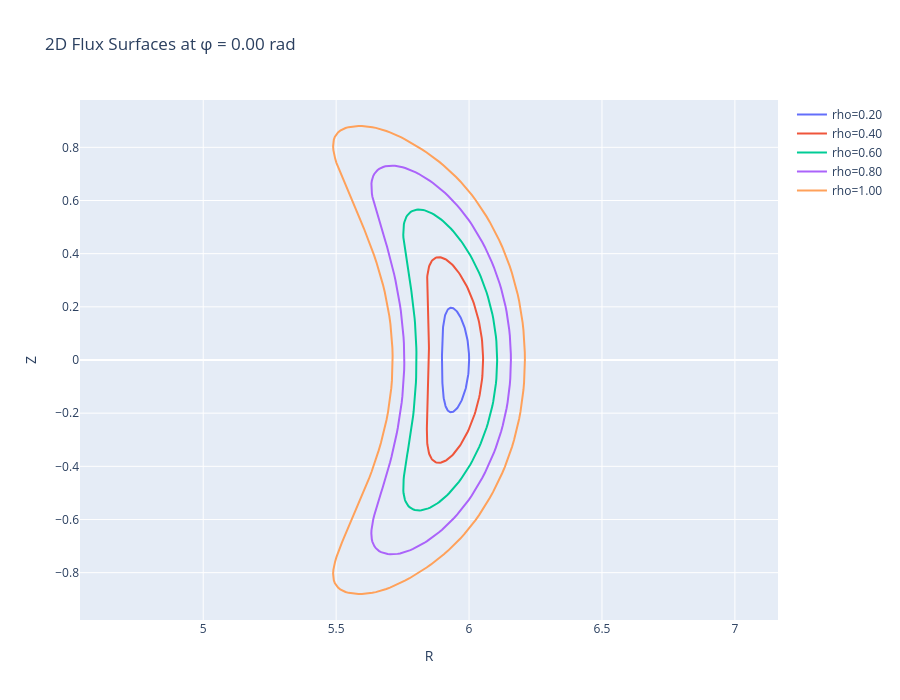
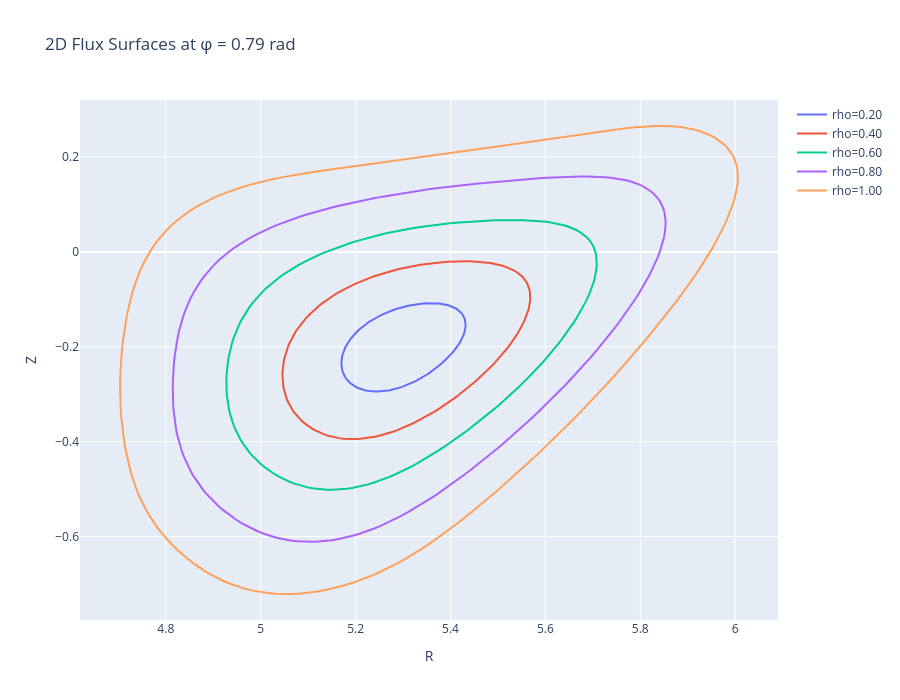
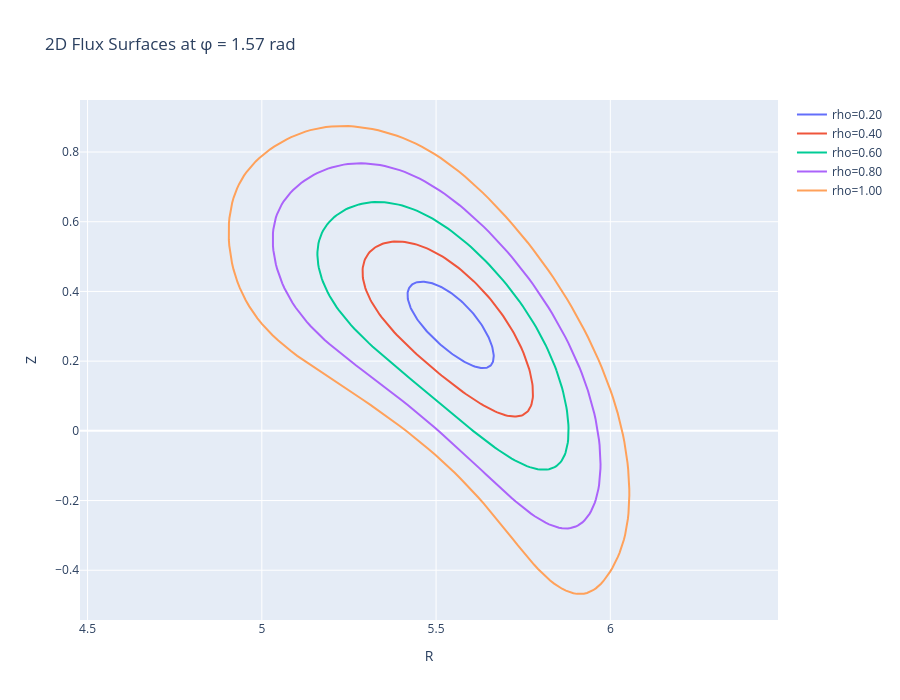
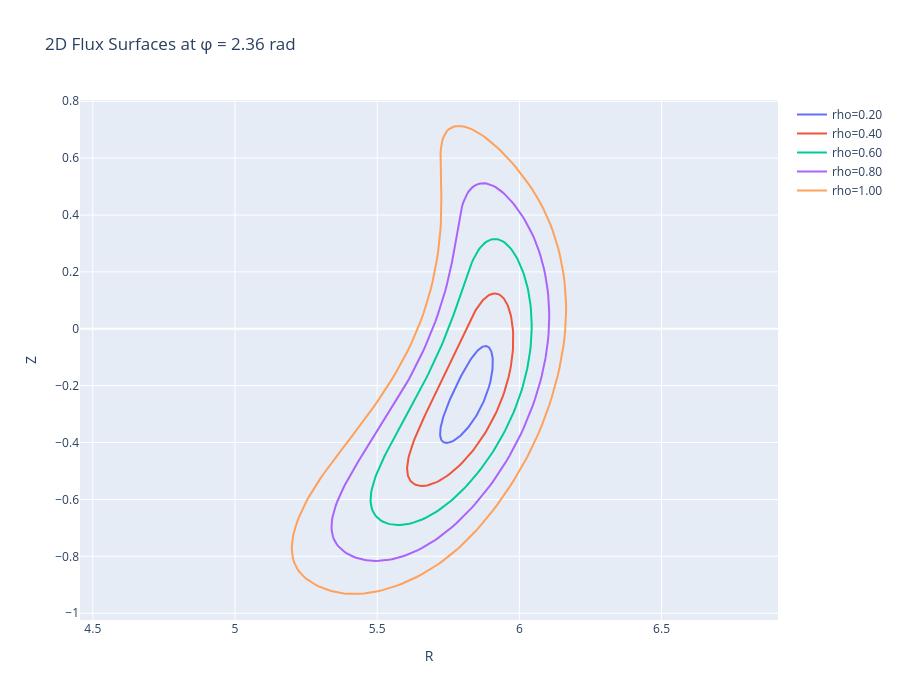

Notebook code for these charts, in order:
### Code cell
# 7. Generating 2D plots of the plasma equilibrium at different phi values
# using the 'plotly' Python library

import numpy as np
import plotly.graph_objects as go

# phi values to plot
phi_values = [0.0, np.pi/4, np.pi/2, 3*np.pi/4, np.pi]

# flux surfaces and poloidal angle samples
rho = source.rho_from_car(point_car)
rho_values = np.linspace(0.2, 1.0, 5)
theta_values = np.linspace(0.0, 2*np.pi, 200)

for phi in phi_values:

    fig = go.Figure() 
    
    for rho in rho_values:
        
        # create 2D flux-coordinate array with shape (N,3)
        point_flx = np.column_stack([
            np.full_like(theta_values, rho),     # rho column (radial coordinate)
            theta_values,                        # theta column (poloidal angle)
            np.full_like(theta_values, phi)      # phi column (toroidal angle)
        ])

        # convert flux coordinates to cylindrical coordinates
        point_cyl = source.cyl_from_flx(point_flx)
        R = point_cyl[:, 0]
        Z = point_cyl[:, 2]

        fig.add_trace(
            go.Scatter(
                x = R,
                y = Z, 
                mode = "lines", 
                name = f"rho={rho:.2f}"
            )
        )

    fig.update_layout(
        title = f"2D Flux Surfaces at φ = {phi:.2f} rad",
        xaxis_title = "R",
        yaxis_title = "Z",            
        width = 900,
        height = 700,
        
    )

    fig.update_yaxes(scaleanchor="x", scaleratio=1)
    fig.show()

### Figure 1 — Plotly figure (JSON) as saved in the notebook; plotly's stock layout.template omitted (floating-point values rounded to 4 significant figures; data arrays with more than 128 entries replaced by an {"elided": "..."} marker saying what was removed)
{"data": [{"mode": "lines", "name": "rho=0.20", "type": "scatter", "x": {"elided": "200 float values"}, "y": {"elided": "200 float values"}}, {"mode": "lines", "name": "rho=0.40", "type": "scatter", "x": {"elided": "200 float values"}, "y": {"elided": "200 float values"}}, {"mode": "lines", "name": "rho=0.60", "type": "scatter", "x": {"elided": "200 float values"}, "y": {"elided": "200 float values"}}, {"mode": "lines", "name": "rho=0.80", "type": "scatter", "x": {"elided": "200 float values"}, "y": {"elided": "200 float values"}}, {"mode": "lines", "name": "rho=1.00", "type": "scatter", "x": {"elided": "200 float values"}, "y": {"elided": "200 float values"}}], "layout": {"height": 700, "title": {"text": "2D Flux Surfaces at φ = 0.00 rad"}, "width": 900, "xaxis": {"title": {"text": "R"}}, "yaxis": {"scaleanchor": "x", "scaleratio": 1, "title": {"text": "Z"}}}}

### Figure 2 — Plotly figure (JSON) as saved in the notebook; plotly's stock layout.template omitted (floating-point values rounded to 4 significant figures; data arrays with more than 128 entries replaced by an {"elided": "..."} marker saying what was removed)
{"data": [{"mode": "lines", "name": "rho=0.20", "type": "scatter", "x": {"elided": "200 float values"}, "y": {"elided": "200 float values"}}, {"mode": "lines", "name": "rho=0.40", "type": "scatter", "x": {"elided": "200 float values"}, "y": {"elided": "200 float values"}}, {"mode": "lines", "name": "rho=0.60", "type": "scatter", "x": {"elided": "200 float values"}, "y": {"elided": "200 float values"}}, {"mode": "lines", "name": "rho=0.80", "type": "scatter", "x": {"elided": "200 float values"}, "y": {"elided": "200 float values"}}, {"mode": "lines", "name": "rho=1.00", "type": "scatter", "x": {"elided": "200 float values"}, "y": {"elided": "200 float values"}}], "layout": {"height": 700, "title": {"text": "2D Flux Surfaces at φ = 0.79 rad"}, "width": 900, "xaxis": {"title": {"text": "R"}}, "yaxis": {"scaleanchor": "x", "scaleratio": 1, "title": {"text": "Z"}}}}

### Figure 3 — Plotly figure (JSON) as saved in the notebook; plotly's stock layout.template omitted (floating-point values rounded to 4 significant figures; data arrays with more than 128 entries replaced by an {"elided": "..."} marker saying what was removed)
{"data": [{"mode": "lines", "name": "rho=0.20", "type": "scatter", "x": {"elided": "200 float values"}, "y": {"elided": "200 float values"}}, {"mode": "lines", "name": "rho=0.40", "type": "scatter", "x": {"elided": "200 float values"}, "y": {"elided": "200 float values"}}, {"mode": "lines", "name": "rho=0.60", "type": "scatter", "x": {"elided": "200 float values"}, "y": {"elided": "200 float values"}}, {"mode": "lines", "name": "rho=0.80", "type": "scatter", "x": {"elided": "200 float values"}, "y": {"elided": "200 float values"}}, {"mode": "lines", "name": "rho=1.00", "type": "scatter", "x": {"elided": "200 float values"}, "y": {"elided": "200 float values"}}], "layout": {"height": 700, "title": {"text": "2D Flux Surfaces at φ = 1.57 rad"}, "width": 900, "xaxis": {"title": {"text": "R"}}, "yaxis": {"scaleanchor": "x", "scaleratio": 1, "title": {"text": "Z"}}}}

### Figure 4 — Plotly figure (JSON) as saved in the notebook; plotly's stock layout.template omitted (floating-point values rounded to 4 significant figures; data arrays with more than 128 entries replaced by an {"elided": "..."} marker saying what was removed)
{"data": [{"mode": "lines", "name": "rho=0.20", "type": "scatter", "x": {"elided": "200 float values"}, "y": {"elided": "200 float values"}}, {"mode": "lines", "name": "rho=0.40", "type": "scatter", "x": {"elided": "200 float values"}, "y": {"elided": "200 float values"}}, {"mode": "lines", "name": "rho=0.60", "type": "scatter", "x": {"elided": "200 float values"}, "y": {"elided": "200 float values"}}, {"mode": "lines", "name": "rho=0.80", "type": "scatter", "x": {"elided": "200 float values"}, "y": {"elided": "200 float values"}}, {"mode": "lines", "name": "rho=1.00", "type": "scatter", "x": {"elided": "200 float values"}, "y": {"elided": "200 float values"}}], "layout": {"height": 700, "title": {"text": "2D Flux Surfaces at φ = 2.36 rad"}, "width": 900, "xaxis": {"title": {"text": "R"}}, "yaxis": {"scaleanchor": "x", "scaleratio": 1, "title": {"text": "Z"}}}}
